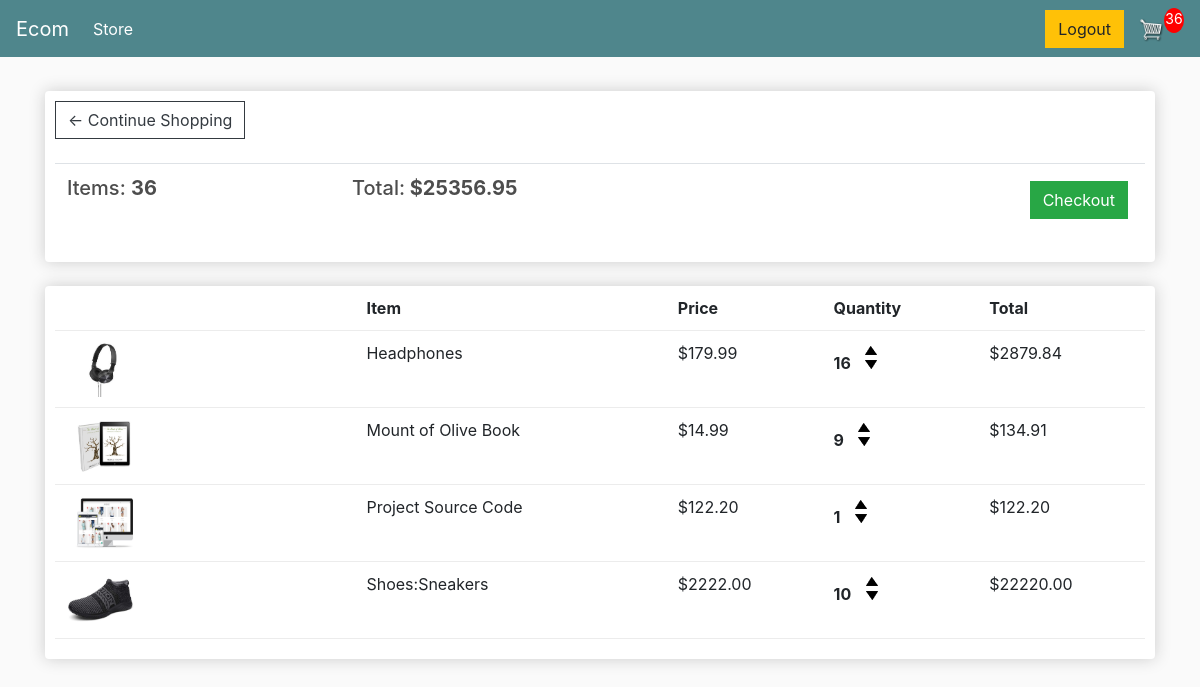
The app's page /cart/ (signed in) with its own data.
### store/models.py (models this page shows, shortened)
class Order(models.Model):
  customer=models.ForeignKey(Customer,on_delete=models.SET_NULL,null=True,blank=True)
  date_ordered=models.DateTimeField(auto_now_add=True)
  complete=models.BooleanField(default=False)
  transaction_id=models.CharField(max_length=100,null=True)
  @property
  def get_cart_total(self):
    orderitems=self.orderitem_set.all()
    total=sum([item.get_total for item in orderitems ])
    return total
  @property
  def get_cart_items(self):
    orderitems=self.orderitem_set.all()
    total=sum([item.quantity for item in orderitems ])
    return total

class OrderItem(models.Model):
  product=models.ForeignKey(Product,on_delete=models.SET_NULL,blank=True,null=True)
  order=models.ForeignKey(Order,on_delete=models.SET_NULL,blank=True,null=True)
  quantity=models.IntegerField(default=0,null=True,blank=True)
  date_added=models.DateTimeField(auto_now_add=True)
  @property
  def get_total(self):
    total=self.product.price*self.quantity
    return total

class Product(models.Model):
  name=models.CharField(max_length=200)
  price=models.FloatField()
  digital=models.BooleanField(default=False,null=True,blank=True)
  image=models.ImageField(null=True,blank=True)

### store/views.py (the view)
# urls.py: path('cart/', views.cart, name="cart"),
def cart(request):
	if request.user.is_authenticated:
		customer= request.user.customer
		order,created=Order.objects.get_or_create(customer=customer,complete=False)
		items= order.orderitem_set.all()
		cartItems=order.get_cart_items
	else:
		items=[]
		order={'get_cart_total':0,'get_cart_items':0}
		cartItems = order['get_cart_items']
	context={'items':items,'order':order,'cartItems':cartItems}
	return render(request, 'store/cart.html', context)

### store/templates/store/Cart.html
{% extends 'store/main.html' %}
{% load static %}
{% block content %}
	<div class="row">
		<div class="col-lg-12">
			<div class="box-element">
				<a  class="btn btn-outline-dark" href="{% url 'store' %}">&#x2190; Continue Shopping</a>
				<br>
				<br>
				<table class="table">
					<tr>
						<th><h5>Items: <strong>{{order.get_cart_items}}</strong></h5></th>
						<th><h5>Total:<strong> ${{order.get_cart_total|floatformat:2}}</strong></h5></th>
						<th>
							<a  style="float:right; margin:5px;" class="btn btn-success" href="{% url 'checkout' %}">Checkout</a>
						</th>
					</tr>
				</table>
			</div>
			<br>
			<div class="box-element">
				<div class="cart-row">
					<div style="flex:2"></div>
					<div style="flex:2"><strong>Item</strong></div>
					<div style="flex:1"><strong>Price</strong></div>
					<div style="flex:1"><strong>Quantity</strong></div>
					<div style="flex:1"><strong>Total</strong></div>
				</div>
				{% for item in items %}
				<div class="cart-row">
					<div style="flex:2"><img class="row-image" src="{{item.product.image.url}}"></div>
					<div style="flex:2"><p>{{item.product.name}}</p></div>
					<div style="flex:1"><p>${{item.product.price|floatformat:2}}</p></div>
					<div style="flex:1">
						<p class="quantity">{{item.quantity}}</p>
						<div class="quantity">
							<img data-product="{{item.product.id}}" data-action="add" class="chg-quantity update-cart" src="{% static  'images/arrow_up.png' %}">
							<img data-product="{{item.product.id}}" data-action="remove" class="chg-quantity update-cart" src="{% static  'images/arrow_down.png' %}">
						</div>
					</div>
					<div style="flex:1"><p>${{item.get_total|floatformat:2}}</p></div>
				</div>
				{% endfor %}
			</div>
		</div>
	</div>
{% endblock content %}

### static/css/main.css (style rules this page uses)
body { background-color: hsl(0, 0%, 98%); }
h1,h2,h3,h4,h5,h6 { color:hsl(0, 0%, 30%); }
.box-element { box-shadow:hsl(0, 0%, 80%) 0 0 16px; background-color: #fff; border-radius: 4px; padding: 10px; }
.col-lg-4, .col-lg-6, .col-lg-8, .col-lg-12 { margin-top: 10px; }
.btn { border-radius: 0; }
.row-image { width: 100px; }
.cart-row { display: flex; align-items: flex-stretch; padding-bottom: 10px; margin-bottom: 10px; border-bottom: 1px solid #ececec; }
.quantity { display: inline-block; font-weight: 700; padding-right:10px; }
.chg-quantity { width: 12px; cursor: pointer; display: block; margin-top: 5px; transition:.1s; }

### records on screen
Order: get_cart_items "36", get_cart_total "25356.95"
OrderItem: product.image (picture), product.name "Headphones", product.price "179.99", quantity "16", get_total "2879.84"
OrderItem: product.image (picture), product.name "Mount of Olive Book", product.price "14.99", quantity "9", get_total "134.91"
OrderItem: product.image (picture), product.name "Project Source Code", product.price "122.20", quantity "1", get_total "122.20"
OrderItem: product.image (picture), product.name "Shoes:Sneakers", product.price "2222.00", quantity "10", get_total "22220.00"

### other values on screen
{{ cartItems }} "36"
